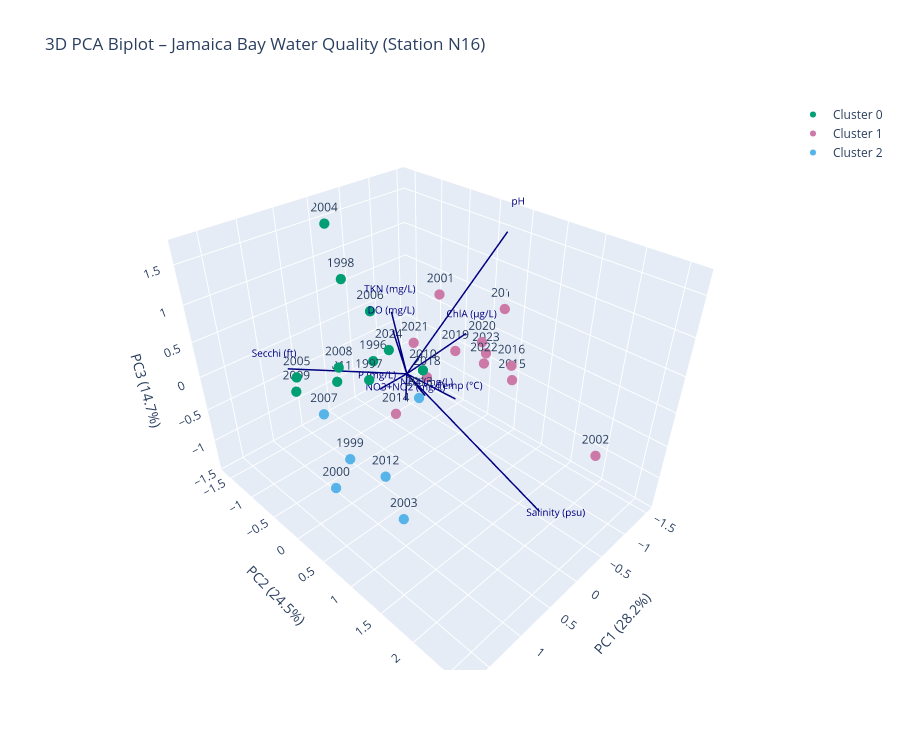

Source (notebook cell):
### Code cell
cluster_colors = {0: '#009E73', 1: '#CC79A7', 2: '#56B4E9'}
cluster_labels = {0: 'Cluster 0', 1: 'Cluster 1', 2: 'Cluster 2'}
scale = 2.5

fig = go.Figure()

# Year scatter points colored by cluster
for cluster_id, color in cluster_colors.items():
    mask = feature_means_pca_df['Cluster'] == cluster_id
    subset = pca3_df[mask]
    fig.add_trace(go.Scatter3d(
        x=subset['PC1'], y=subset['PC2'], z=subset['PC3'],
        mode='markers+text',
        text=[str(y) for y in subset.index],
        textposition='top center',
        marker=dict(size=6, color=color),
        name=cluster_labels[cluster_id]
    ))

# Loading arrows
for i, name in enumerate(feature_names_short):
    lx, ly, lz = loadings3[i, 0] * scale, loadings3[i, 1] * scale, loadings3[i, 2] * scale
    fig.add_trace(go.Scatter3d(
        x=[0, lx], y=[0, ly], z=[0, lz],
        mode='lines',
        line=dict(color='navy', width=3),
        showlegend=False
    ))
    fig.add_trace(go.Scatter3d(
        x=[lx * 1.1], y=[ly * 1.1], z=[lz * 1.1],
        mode='text',
        text=[name],
        textfont=dict(color='navy', size=10),
        showlegend=False
    ))

fig.update_layout(
    title='3D PCA Biplot – Jamaica Bay Water Quality (Station N16)',
    scene=dict(
        xaxis_title=f'PC1 ({ev3[0]*100:.1f}%)',
        yaxis_title=f'PC2 ({ev3[1]*100:.1f}%)',
        zaxis_title=f'PC3 ({ev3[2]*100:.1f}%)',
    ),
    width=900,
    height=750
)

fig.show()
fig.write_html('n16_pca_3d.html')

### Figure 1 — Plotly figure (JSON) as saved in the notebook; plotly's stock layout.template omitted (floating-point values rounded to 4 significant figures)
{"data": [{"marker": {"color": "#009E73", "size": 6}, "mode": "markers+text", "name": "Cluster 0", "text": ["1996", "1997", "1998", "2004", "2005", "2006", "2008", "2009", "2010", "2011", "2024"], "textposition": "top center", "type": "scatter3d", "x": [-0.02309, 0.4249, 0.4769, -0.08339, 1.16, 0.2866, 1.155, 0.9654, 0.2235, -0.09511, -0.09238], "y": [-0.6646, -0.2174, -0.5487, -1.54, -0.6488, -0.2943, 0.1916, -1.016, 0.5114, -1.6, -0.4267], "z": [-0.1306, 0.01079, 1.265, 1.48, 0.1975, 0.8769, 0.7325, -0.2943, 0.4053, -0.9565, 0.1159]}, {"marker": {"color": "#CC79A7", "size": 6}, "mode": "markers+text", "name": "Cluster 1", "text": ["2001", "2002", "2014", "2015", "2016", "2017", "2018", "2019", "2020", "2021", "2022", "2023"], "textposition": "top center", "type": "scatter3d", "x": [-0.8302, -0.2063, -0.2527, -1.397, -1.135, -1.501, -0.6126, -0.9548, -1.071, -0.7832, -0.6336, -1.367], "y": [-0.2583, 2.583, -0.5157, 0.5644, 0.7317, 0.2743, -0.2683, -0.07683, 0.279, -0.6976, 0.6921, 0.1125], "z": [0.6918, 0.1362, -1.038, -0.5027, -0.06664, 0.4286, -0.4781, -0.1279, 0.115, -0.1972, 0.1822, -0.2658]}, {"marker": {"color": "#56B4E9", "size": 6}, "mode": "markers+text", "name": "Cluster 2", "text": ["1999", "2000", "2003", "2007", "2012", "2013"], "textposition": "top center", "type": "scatter3d", "x": [1.179, 1.027, 1.739, 1.417, 0.6234, 0.3607], "y": [0.2851, -0.2802, 1.796, 0.2084, 0.2379, 0.5859], "z": [-0.4778, -1.418, 0.07476, 0.2609, -1.145, 0.1252]}, {"line": {"color": "navy", "width": 3}, "mode": "lines", "showlegend": false, "type": "scatter3d", "x": [0, -0.7443], "y": [0, 0.1426], "z": [0, -0.6989]}, {"mode": "text", "showlegend": false, "text": ["Temp (°C)"], "textfont": {"color": "navy", "size": 10}, "type": "scatter3d", "x": [-0.8188], "y": [0.1569], "z": [-0.7688]}, {"line": {"color": "navy", "width": 3}, "mode": "lines", "showlegend": false, "type": "scatter3d", "x": [0, 0.1774], "y": [0, -0.02867], "z": [0, 0.6819]}, {"mode": "text", "showlegend": false, "text": ["DO (mg/L)"], "textfont": {"color": "navy", "size": 10}, "type": "scatter3d", "x": [0.1952], "y": [-0.03153], "z": [0.7501]}, {"line": {"color": "navy", "width": 3}, "mode": "lines", "showlegend": false, "type": "scatter3d", "x": [0, 0.3619], "y": [0, 2.371], "z": [0, -0.4086]}, {"mode": "text", "showlegend": false, "text": ["Salinity (psu)"], "textfont": {"color": "navy", "size": 10}, "type": "scatter3d", "x": [0.3981], "y": [2.608], "z": [-0.4495]}, {"line": {"color": "navy", "width": 3}, "mode": "lines", "showlegend": false, "type": "scatter3d", "x": [0, -1.383], "y": [0, 0.3281], "z": [0, 1.54]}, {"mode": "text", "showlegend": false, "text": ["pH"], "textfont": {"color": "navy", "size": 10}, "type": "scatter3d", "x": [-1.521], "y": [0.3609], "z": [1.694]}, {"line": {"color": "navy", "width": 3}, "mode": "lines", "showlegend": false, "type": "scatter3d", "x": [0, 1.462], "y": [0, -0.3138], "z": [0, 0.6198]}, {"mode": "text", "showlegend": false, "text": ["Secchi (ft)"], "textfont": {"color": "navy", "size": 10}, "type": "scatter3d", "x": [1.608], "y": [-0.3452], "z": [0.6818]}, {"line": {"color": "navy", "width": 3}, "mode": "lines", "showlegend": false, "type": "scatter3d", "x": [0, -1.029], "y": [0, 0.03866], "z": [0, 0.1583]}, {"mode": "text", "showlegend": false, "text": ["ChlA (µg/L)"], "textfont": {"color": "navy", "size": 10}, "type": "scatter3d", "x": [-1.132], "y": [0.04252], "z": [0.1742]}, {"line": {"color": "navy", "width": 3}, "mode": "lines", "showlegend": false, "type": "scatter3d", "x": [0, 0.03937], "y": [0, -0.4858], "z": [0, -0.4604]}, {"mode": "text", "showlegend": false, "text": ["P (mg/L)"], "textfont": {"color": "navy", "size": 10}, "type": "scatter3d", "x": [0.04331], "y": [-0.5344], "z": [-0.5064]}, {"line": {"color": "navy", "width": 3}, "mode": "lines", "showlegend": false, "type": "scatter3d", "x": [0, -0.4256], "y": [0, -0.1129], "z": [0, -0.6109]}, {"mode": "text", "showlegend": false, "text": ["NH4 (mg/L)"], "textfont": {"color": "navy", "size": 10}, "type": "scatter3d", "x": [-0.4682], "y": [-0.1242], "z": [-0.672]}, {"line": {"color": "navy", "width": 3}, "mode": "lines", "showlegend": false, "type": "scatter3d", "x": [0, 0.4149], "y": [0, 0.2266], "z": [0, 1.123]}, {"mode": "text", "showlegend": false, "text": ["TKN (mg/L)"], "textfont": {"color": "navy", "size": 10}, "type": "scatter3d", "x": [0.4564], "y": [0.2493], "z": [1.235]}, {"line": {"color": "navy", "width": 3}, "mode": "lines", "showlegend": false, "type": "scatter3d", "x": [0, -0.2614], "y": [0, -0.316], "z": [0, -0.7089]}, {"mode": "text", "showlegend": false, "text": ["NO3+NO2 (mg/L)"], "textfont": {"color": "navy", "size": 10}, "type": "scatter3d", "x": [-0.2875], "y": [-0.3476], "z": [-0.7798]}], "layout": {"height": 750, "scene": {"xaxis": {"title": {"text": "PC1 (28.2%)"}}, "yaxis": {"title": {"text": "PC2 (24.5%)"}}, "zaxis": {"title": {"text": "PC3 (14.7%)"}}}, "title": {"text": "3D PCA Biplot – Jamaica Bay Water Quality (Station N16)"}, "width": 900}}
